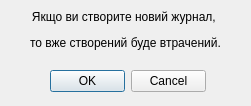
<?xml version="1.0" encoding="UTF-8"?>
<ui version="4.0">
 <class>Dialog</class>
 <widget class="QDialog" name="Dialog">
  <property name="geometry">
   <rect>
    <x>0</x>
    <y>0</y>
    <width>251</width>
    <height>106</height>
   </rect>
  </property>
  <property name="minimumSize">
   <size>
    <width>251</width>
    <height>106</height>
   </size>
  </property>
  <property name="maximumSize">
   <size>
    <width>251</width>
    <height>106</height>
   </size>
  </property>
  <property name="windowTitle">
   <string>Dialog</string>
  </property>
  <widget class="QDialogButtonBox" name="buttonBox">
   <property name="geometry">
    <rect>
     <x>50</x>
     <y>70</y>
     <width>156</width>
     <height>23</height>
    </rect>
   </property>
   <property name="standardButtons">
    <set>QDialogButtonBox::Cancel|QDialogButtonBox::Ok</set>
   </property>
  </widget>
  <widget class="QLabel" name="label">
   <property name="geometry">
    <rect>
     <x>10</x>
     <y>10</y>
     <width>231</width>
     <height>41</height>
    </rect>
   </property>
   <property name="text">
    <string>&lt;html&gt;&lt;head/&gt;&lt;body&gt;&lt;p align=&quot;center&quot;&gt;&lt;span style=&quot; font-size:9pt;&quot;&gt;Якщо ви створите новий журнал, &lt;/span&gt;&lt;/p&gt;&lt;p align=&quot;center&quot;&gt;&lt;span style=&quot; font-size:9pt;&quot;&gt;то вже створений буде втрачений.&lt;/span&gt;&lt;/p&gt;&lt;/body&gt;&lt;/html&gt;</string>
   </property>
  </widget>
 </widget>
 <resources/>
 <connections/>
</ui>
